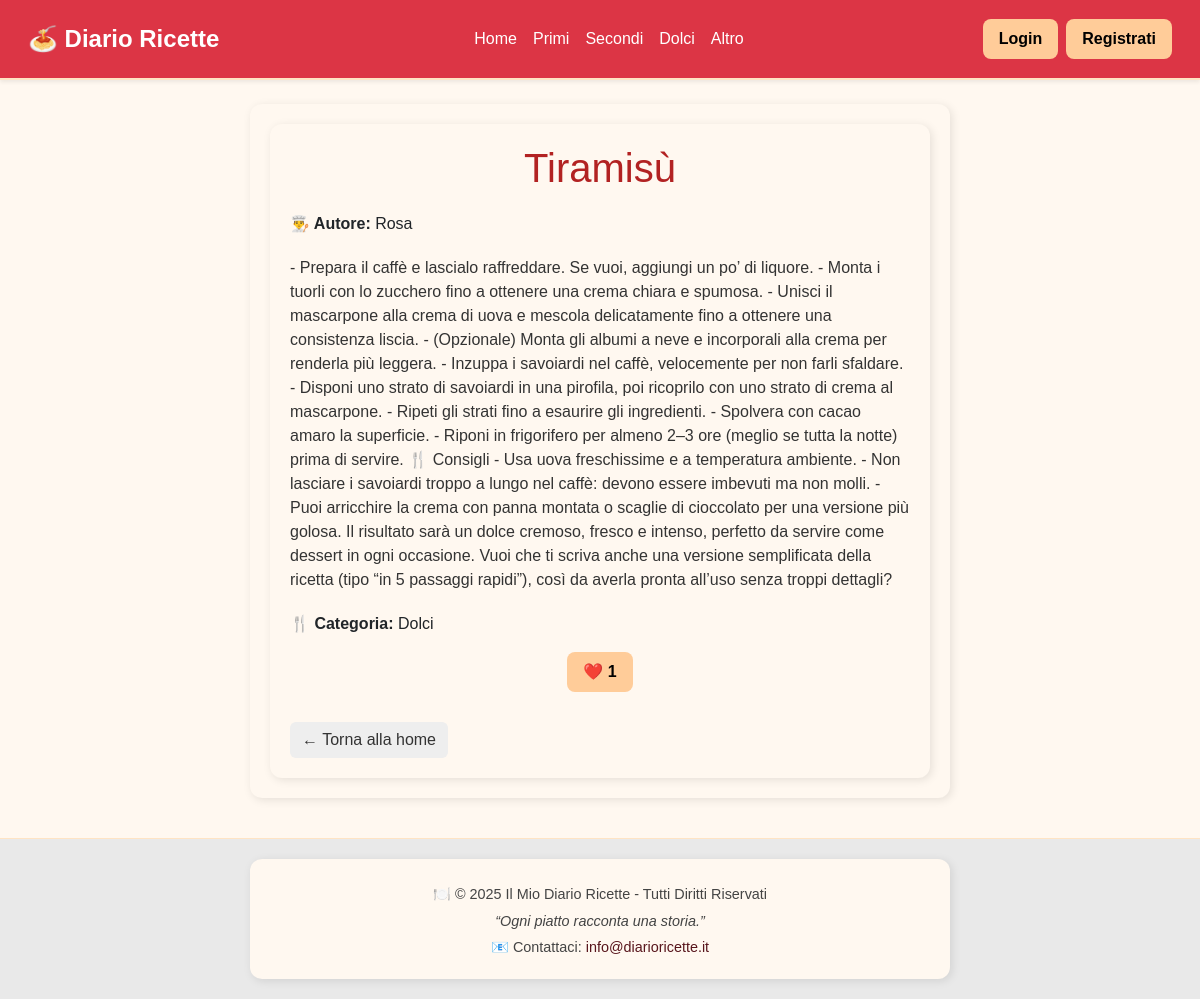
Page /dettaglio/6 on the committed database.
### app2.py (models this page shows, shortened)
class Recipe(db.Model):
    __tablename__ = 'ricetta'
    id_ricetta = db.Column(db.Integer, primary_key=True)
    title = db.Column(db.String(100), nullable=False)
    ingredients = db.Column('ingredienti', db.Text, nullable=False)
    instructions = db.Column('istruzioni', db.Text, nullable=False)
    preparation_time = db.Column('tempo_prep', db.Integer, default=0)
    cooking_time = db.Column('tempo_cottura', db.Integer, default=0)
    servings = db.Column('porzioni', db.Integer, default=1)
    is_private = db.Column('is_privata', db.Boolean, default=False)
    id_autore = db.Column(db.Integer, db.ForeignKey('utente.id_utente'), nullable=False)
    category_id = db.Column(
        'id_categoria',
        db.Integer,
        db.ForeignKey('categoria.id_categoria'),
        nullable=False
    )
    description = db.Column('descrizione', db.Text, nullable=False)
    filename = db.Column('filename', db.String(100), nullable=True)
    creation_date = db.Column('data_creazione_ricetta', db.String(10), default=lambda: time.strftime("%Y-%m-%d"))
    id = synonym('id_ricetta')
    author_id = synonym('id_autore')
    author = db.relationship(
        'User',
        back_populates='recipes',
        foreign_keys=[id_autore]
    )
    category = db.relationship('Category', back_populates='recipes', foreign_keys='Recipe.category_id')
    likes = db.relationship('Like', back_populates='recipe', lazy='dynamic')
    def __repr__(self):
        return f'Recipe("{self.title}", Author_ID: {self.author_id})'

class User(db.Model, UserMixin):
    __tablename__ = 'utente'
    id_utente = db.Column(db.Integer, primary_key=True)
    username = db.Column('nome_utente', db.String(80), unique=True, nullable=False)
    email = db.Column('email', db.String(100), unique=True, nullable=False)
    password_hash = db.Column('password_hash', db.String(255), nullable=False)
    ruolo = db.Column('ruolo', db.String(20), default='utente')
    data_registrazione = db.Column('data_registrazione', db.DateTime)
    id = synonym('id_utente')
    recipes = db.relationship(
        'Recipe',
        back_populates='author',
        lazy='dynamic',
        foreign_keys='Recipe.id_autore',
        cascade="all, delete-orphan"
    )
    likes = db.relationship('Like', back_populates='user', lazy='dynamic', cascade="all, delete-orphan")

class Category(db.Model):
    __tablename__ = 'categoria'
    id_categoria = db.Column(db.Integer, primary_key=True)
    name = db.Column('nome', db.String(50), unique=True, nullable=False)
    id = synonym('id_categoria')
    recipes = db.relationship('Recipe', back_populates='category', lazy='dynamic')

### app2.py (the view)
@app.route('/dettaglio/<int:id_ricetta>')
@limiter.limit("150 per minute")
def dettaglio_ricetta(id_ricetta):
    query_result = db.session.execute(
        db.select(
            Recipe,
            User.username.label('autore_nome'),
            Category.name.label('categoria_nome'),
            func.count(Like.id_ricetta).label('num_likes')
        )
        .join(User, Recipe.id_autore == User.id_utente)
        .outerjoin(Category, Recipe.category_id == Category.id_categoria)
        .outerjoin(Like, Recipe.id_ricetta == Like.id_ricetta)
        .where(Recipe.id_ricetta == id_ricetta)
        .group_by(Recipe.id_ricetta, User.username, Category.name) # Aggiungo per evitare avvisi di aggregazione
    ).first()
    if not query_result:
        flash(f'⚠️ Ricetta non trovata (ID: {id_ricetta}).', 'warning')
        return redirect(url_for('home'))
    ricetta, autore_nome, categoria_nome, num_likes = query_result
    print("DEBUG autore_nome:", autore_nome)
    print("DEBUG categoria_nome:", categoria_nome)
    print("DEBUG num_likes:", num_likes)
    print("DEBUG ricetta:", ricetta)
    is_liked = False
    if 'id_utente' in session:
        is_liked = db.session.scalar(
            db.select(Like).filter_by(user_id=session['id_utente'], id_ricetta=id_ricetta)
        ) is not None
    dati_ricetta = {
        'id_ricetta': ricetta.id_ricetta,
        'titolo_ricetta': ricetta.title,
        'descrizione': ricetta.description,
        'filename': ricetta.filename,
        'nome_utente': autore_nome or 'Sconosciuto',     # ← chiave allineata
        'nome_categoria': categoria_nome or 'Altro',     # ← chiave allineata
        'num_likes': num_likes or 0,
        'is_liked': is_liked
    }
    from_page = request.args.get('from_page')
    return render_template('dettaglio_ricetta.html', ricetta=dati_ricetta, from_page=from_page)

### templates/dettaglio_ricetta.html (shortened to what this page needs)
{% extends 'base.html' %}
{% block content %}
<main class="container">
    <h1 class="titolo">{{ ricetta['titolo_ricetta'] }}</h1>
    <div class="scheda-ricetta">
        <p><strong>👨‍🍳 Autore:</strong> {{ ricetta['nome_utente'] }}</p>
        <p class="descrizione">{{ ricetta['descrizione'] }}</p>
        <p><strong>🍴 Categoria:</strong> {{ ricetta['nome_categoria'] or "Altro" }}</p>
        <div class="like-section">
            <form class="like-form" data-id="{{ ricetta['id_ricetta'] }}" method="post">
                <button type="submit" class="btn like-btn">
                    ❤️ <span class="likes-count">{{ ricetta['num_likes'] }}</span>
                </button>
            </form>
        </div>
        {% if from_page  == 'dashboard' %}
            <a href="{{ url_for('dashboard') }}" class="btn-back">← Torna al Diario</a>
        {% else %}
            <a href="{{ url_for('home') }}" class="btn-back">← Torna alla home</a>
        {% endif %}
    </div>
</main>
{% endblock %}

### static/stile.css (style rules this page uses)
html, body { height: 100%; }
body { display: flex; flex-direction: column; }
main { flex: 1; }

### templates/base.html (style rules this page uses)
body { background: #fff8f0; font-family: 'Arial', sans-serif; }

### templates/dettaglio_ricetta.html (style rules this page uses)
.container { max-width: 700px; margin: 0 auto; padding: 20px; background: #fff8f0; border-radius: 12px; box-shadow: 2px 2px 10px rgba(0,0,0,0.1); }
.titolo { color: #b22222; text-align: center; margin-bottom: 20px; }
.descrizione { margin: 20px 0; color: #333; line-height: 1.5; }
.like-section { text-align: center; margin: 15px 0; }
.btn { background: #ffcc99; border: none; border-radius: 8px; padding: 8px 16px; cursor: pointer; text-decoration: none; color: #000; font-weight: bold; transition: background 0.2s ease; }
.btn-back { display: inline-block; margin-top: 15px; background: #eee; padding: 6px 12px; border-radius: 6px; text-decoration: none; color: #333; }

### rows in the picture
Recipe: titolo_ricetta "Tiramisù", descrizione "- Prepara il caffè e lascialo raffreddare. Se vuoi, aggiungi un po’ di liquore. - Monta i tuorli con lo zucchero fino a ottenere una crema chiara e spumosa. - Unisci il mascarpone alla crema di uova e mescola delicatamente fino a ottenere una consistenza liscia. - (Opzionale) Monta gli albumi a neve e incorporali alla crema per renderla più leggera. - Inzuppa i savoiardi nel caffè, velocemente per non farli sfaldare. - Disponi uno strato di savoiardi in una pirofila, poi ricoprilo con uno strato di crema al mascarpone. - Ripeti gli strati fino a esaurire gli ingredienti. - Spolvera con cacao amaro la superficie. - Riponi in frigorifero per almeno 2–3 ore (meglio se tutta la notte) prima di…"
User: nome_utente "Rosa"
Category: nome "Dolci"

### other values in the picture
{{ ricetta['num_likes'] }} "1"
